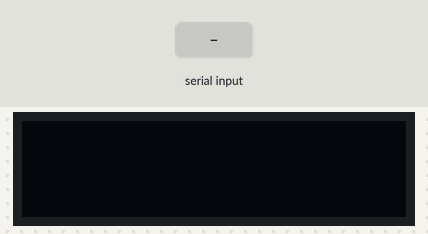
Bench run of a sketch on a simulated Arduino Uno, built with avr-gcc and run on an emulated ATmega328P. Shown: 128×32 one-colour display. Inputs (shaded band) come from the test bench. The display library's start-up logo is not drawn; what the sketch prints to the serial monitor is not drawn.

Above: at 6.2 s.
6.3 s: "90,45,200\n" received over the second serial link
At 8.0 s:
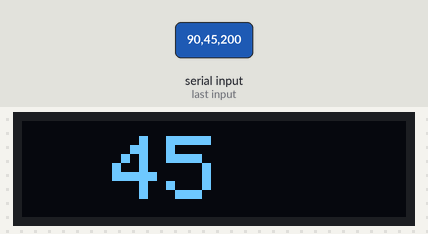
8.8 s: "30,150,10\n" received over the second serial link
At 11.1 s:
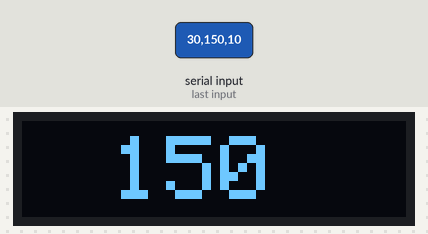
Timing chart, 0 to 12.6 s (numbered marks = the images above; inputs shaded):
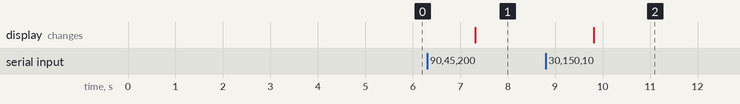

The sketch:

oled_display_iot.ino
```cpp
#include <SoftwareSerial.h>
#include <SPI.h>
#include <Wire.h>
#include <Adafruit_GFX.h>
#include <Adafruit_SSD1306.h>

SoftwareSerial myserial(2, 3); //TX, RX

#define SCREEN_WIDTH 128 // OLED display width, in pixels
#define SCREEN_HEIGHT 32 // OLED display height, in pixels

// Declaration for an SSD1306 display connected to I2C (SDA, SCL pins)
// The pins for I2C are defined by the Wire-library.
// On an arduino UNO:       A4(SDA), A5(SCL)
// On an arduino MEGA 2560: 20(SDA), 21(SCL)
// On an arduino LEONARDO:   2(SDA),  3(SCL), ...
#define OLED_RESET     4 // Reset pin # (or -1 if sharing Arduino reset pin)
#define SCREEN_ADDRESS 0x3C ///< See datasheet for Address; 0x3D for 128x64, 0x3C for 128x32
Adafruit_SSD1306 display(SCREEN_WIDTH, SCREEN_HEIGHT, &Wire, OLED_RESET);

#define NUMFLAKES     10 // Number of snowflakes in the animation example

#define LEDPIN  11

//// defines pins numbers
//const int trigPin1 = 7;
//const int echoPin1 = 6;
//const int trigPin2 = 10;
//const int echoPin2 = 11;
//// defines variables
//long duration;
//int distance;

#define LOGO_HEIGHT   16
#define LOGO_WIDTH    16
static const unsigned char PROGMEM logo_bmp[] =
{ 0b00000000, 0b11000000,
  0b00000001, 0b11000000,
  0b00000001, 0b11000000,
  0b00000011, 0b11100000,
  0b11110011, 0b11100000,
  0b11111110, 0b11111000,
  0b01111110, 0b11111111,
  0b00110011, 0b10011111,
  0b00011111, 0b11111100,
  0b00001101, 0b01110000,
  0b00011011, 0b10100000,
  0b00111111, 0b11100000,
  0b00111111, 0b11110000,
  0b01111100, 0b11110000,
  0b01110000, 0b01110000,
  0b00000000, 0b00110000 };

void setup() {
  Serial.begin(9600);
  myserial.begin(9600);
  if(!display.begin(SSD1306_SWITCHCAPVCC, SCREEN_ADDRESS)) {
    Serial.println(F("SSD1306 allocation failed"));
    for(;;); // Don't proceed, loop forever
  }

  // Show initial display buffer contents on the screen --
  // the library initializes this with an Adafruit splash screen.
  display.display();
  delay(5000);

  // Clear the buffer
  display.clearDisplay();

}

void displayTextOLED(String subject) {
  display.clearDisplay();

  display.setTextSize(3); // Draw 2X-scale text
  display.setTextColor(SSD1306_WHITE);
  display.setCursor(30, 5);
  display.println(subject);
  display.display();      // Show initial text
  delay(100);
}

void loop() {
  String incoming_string = "";
  boolean string_ready = false;
  int visitors = 0;

  while(myserial.available()){
    incoming_string = myserial.readString();
    string_ready = true;
    };

  if(string_ready == true){
    Serial.println("Received String: ");
//    visitors = incoming_string.toInt();
    char *strings[2]; // an array of pointers to the pieces of the above array after strtok()
    char *ptr = NULL;
    byte index = 0;
    ptr = strtok(incoming_string.c_str(), ",");  // parse comma-delimited string as array
    while (ptr != NULL)
    {
       strings[index] = ptr;
       index++;
       ptr = strtok(NULL, ",");
    }
    int year = String(strings[0]).toInt();
    int visitors = String(strings[1]).toInt();
    displayTextOLED(String(visitors));
    Serial.print("Year: " + String(year) + "\tVisitors: " + String(visitors) + "\n\n");
    };

}
```

Measured:
- after the input at 6.3 s, the display: changes after 1.0 s (image 1)
- after the input at 8.8 s, the display: changes after 1.0 s (image 2)
